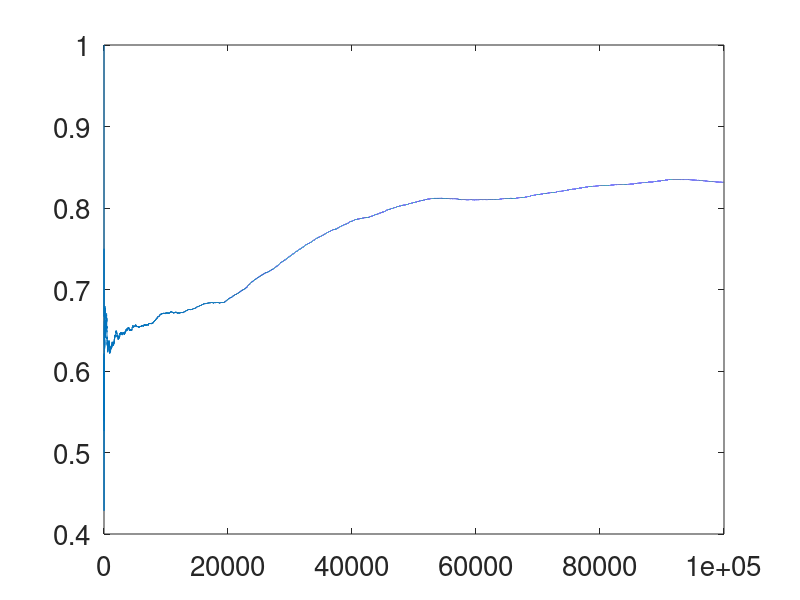
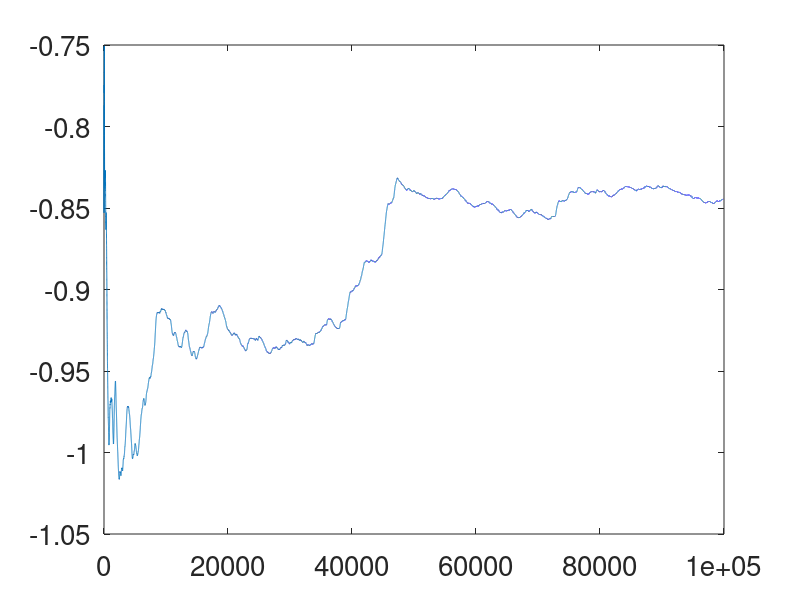

The MATLAB source for these figures, in order:
clear; set(0,'defaultaxesfontsize',20); format long
%%% p6c.m MCMC pCN algorithm algorithm in continuous time
%%% for double well (Ex 5.6) with noise
%% setup
m0=0;% prior initial condition mean
C0=1;% prior initial condition variance
gamma=0.5;% observational noise variance is gamma^2
tau=0.1; T=1;% timestep and final time of integration
epsilon=0.08; sigma=sqrt(2*epsilon);% dynamics noise variance is sigma^2
sd=1;rng(sd);% Choose random number seed 
t=[0:tau:T]; J=length(t);% number of points where we approximate u
%% truth
vt=zeros(1,J);  z=zeros(1,J); dz=zeros(1,J-1); dvt=zeros(1,J-1);% preallocate 
ut=[sqrt(C0)*randn,sigma*sqrt(tau)*randn(1,J-1)];% truth noise sequence
z(1)=0;dW_z=sqrt(tau)*randn(1,J-1);% truth noise sequence observation
vt(1)=ut(1);% truth initial condition 
Xi2=0; Xi1=0;
for j=1:J-1
    vt(j+1)=vt(j)+tau*vt(j)*(1-vt(j)^2)+ut(j+1); % create truth
    dvt(j)=vt(j+1)-vt(j);
    z(j+1)=z(j)+tau*vt(j)+gamma*dW_z(j); % create data
    dz(j)=z(j+1)-z(j);
    % calculate Xsi_2(v;z) from (5.27)
    Xi2=Xi2+(0.5*tau*vt(j)^2-vt(j)*dz(j))/gamma^2;
    Xi1=Xi1+(0.5*tau*(vt(j)*(1-vt(j)^2))^2- vt(j)*(1-vt(j)^2)*dvt(j))/sigma^2;
end
%% solution
% Markov Chain Monte Carlo: N forward steps of the
% Markov Chain on R^{J+1} with truth initial condition
N=1e5;% number of samples
V=zeros(N,J);% preallocate space to save time
v=vt;% truth initial condition 
beta=0.05;% step-size of pCN walker 
n=1; bb=0; rat(1)=0; 
m=[m0,zeros(1,J-1)];
while n<=N
    dW=[sqrt(C0)*randn,sigma*sqrt(tau)*randn(1,J-1)];% Brownian increments
    xi=cumsum(dW); % Brownian motion starting at a random initial condition
    w=m+sqrt(1-beta^2)*(v-m)+beta*xi;% propose sample from the pCN walker
    Xi2prop=0;  Xi1prop=0;
    for j=1:J-1
    Xi2prop=Xi2prop+(0.5*tau*w(j)^2-w(j)*dz(j))/gamma^2;
    Xi1prop=Xi1prop+0.5*tau*(w(j)*(1-w(j)^2))^2/sigma^2- ...
    w(j)*(1-w(j)^2)*(w(j+1)-w(j))/sigma^2;
    end
    if rand<exp(Xi2-Xi2prop+Xi1-Xi1prop)% accept or reject proposed sample
       v=w; Xi2=Xi2prop; Xi1=Xi1prop; bb=bb+1;% update the Markov chain
    end
   rat(n)=bb/n;% running rate of acceptance
   V(n,:)=v;% store the chain
   n=n+1;
end
% plot acceptance ratio and cumulative sample mean
figure;plot(rat);figure;plot(cumsum(V(1:N,end))./[1:N]');